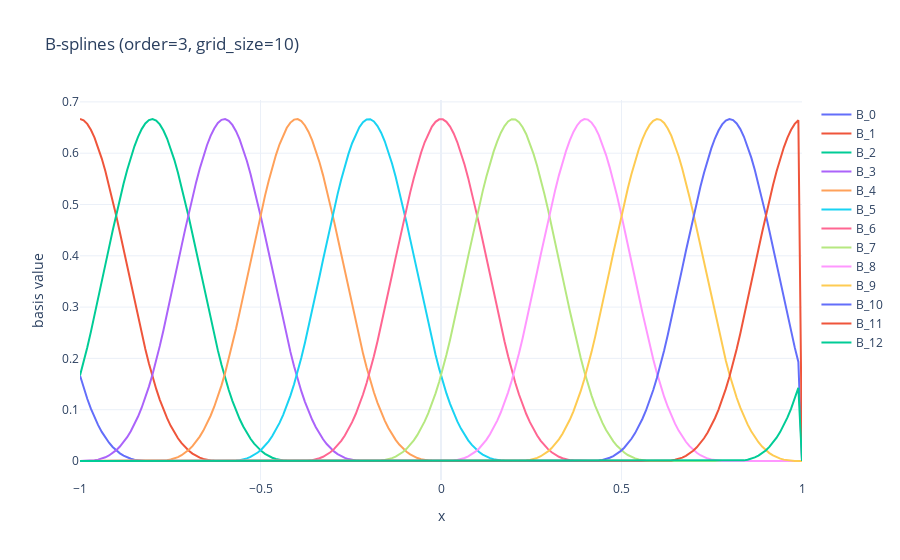

Source (notebook cell):
### Code cell
plot_all_splines()

### Figure 1 — Plotly figure (JSON) as saved in the notebook; plotly's stock layout.template omitted (floating-point values rounded to 4 significant figures; data arrays with more than 128 entries replaced by an {"elided": "..."} marker saying what was removed)
{"data": [{"mode": "lines", "name": "B_0", "type": "scatter", "x": {"elided": "200 float values"}, "y": {"elided": "200 float values"}}, {"mode": "lines", "name": "B_1", "type": "scatter", "x": {"elided": "200 float values"}, "y": {"elided": "200 float values"}}, {"mode": "lines", "name": "B_2", "type": "scatter", "x": {"elided": "200 float values"}, "y": {"elided": "200 float values"}}, {"mode": "lines", "name": "B_3", "type": "scatter", "x": {"elided": "200 float values"}, "y": {"elided": "200 float values"}}, {"mode": "lines", "name": "B_4", "type": "scatter", "x": {"elided": "200 float values"}, "y": {"elided": "200 float values"}}, {"mode": "lines", "name": "B_5", "type": "scatter", "x": {"elided": "200 float values"}, "y": {"elided": "200 float values"}}, {"mode": "lines", "name": "B_6", "type": "scatter", "x": {"elided": "200 float values"}, "y": {"elided": "200 float values"}}, {"mode": "lines", "name": "B_7", "type": "scatter", "x": {"elided": "200 float values"}, "y": {"elided": "200 float values"}}, {"mode": "lines", "name": "B_8", "type": "scatter", "x": {"elided": "200 float values"}, "y": {"elided": "200 float values"}}, {"mode": "lines", "name": "B_9", "type": "scatter", "x": {"elided": "200 float values"}, "y": {"elided": "200 float values"}}, {"mode": "lines", "name": "B_10", "type": "scatter", "x": {"elided": "200 float values"}, "y": {"elided": "200 float values"}}, {"mode": "lines", "name": "B_11", "type": "scatter", "x": {"elided": "200 float values"}, "y": {"elided": "200 float values"}}, {"mode": "lines", "name": "B_12", "type": "scatter", "x": {"elided": "200 float values"}, "y": {"elided": "200 float values"}}], "layout": {"title": {"text": "B-splines (order=3, grid_size=10)"}, "xaxis": {"title": {"text": "x"}}, "yaxis": {"title": {"text": "basis value"}}}}
